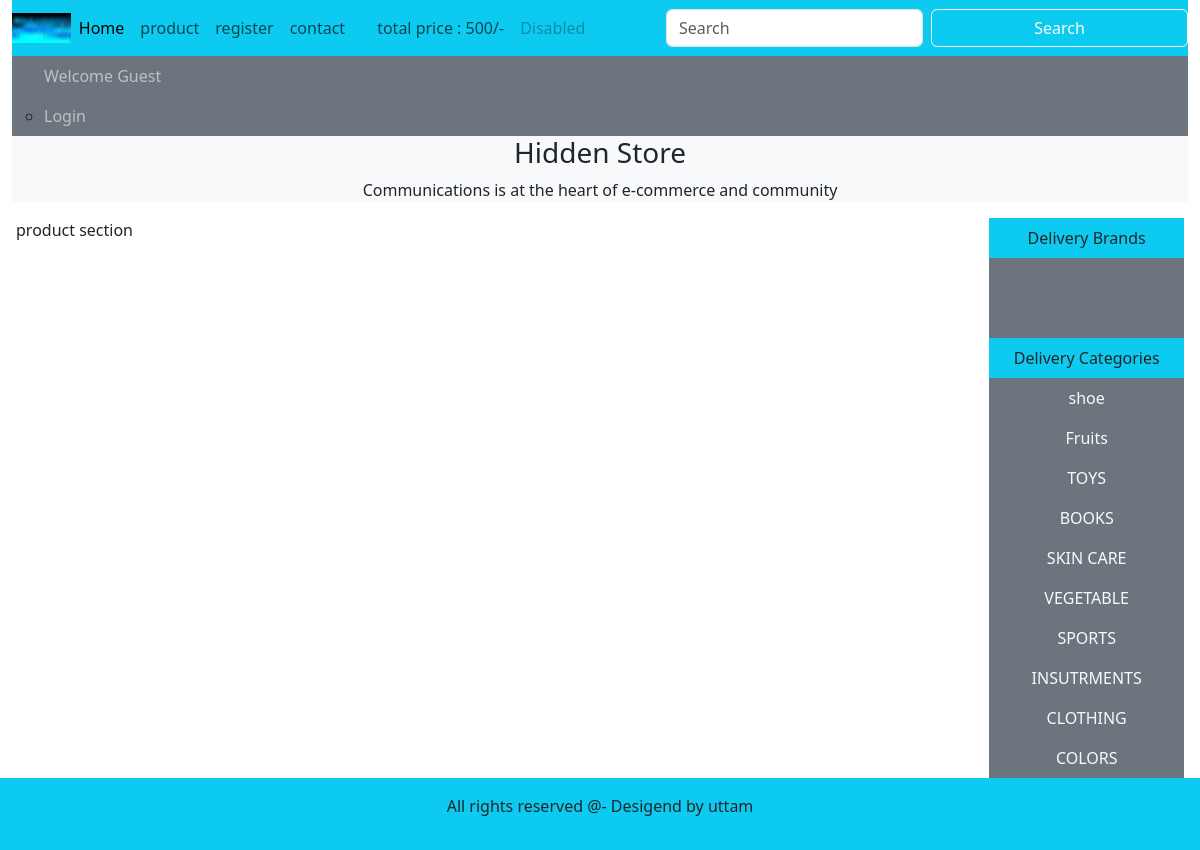
The page / on the database its author committed.
### tables this page shows
CREATE TABLE `categories` (
  `category_id` int(11) NOT NULL,
  `category_title` varchar(100) NOT NULL
);

### Admin_area/functions/common_function.php (the view, shortened to what this page needs)
<?php
include($_SERVER["DOCUMENT_ROOT"]."/Ecommerce/Admin_area/includes/connect.php");
function getbrands(){
     global $conn;
    $select_brands="Select * from `brands`";
$result_brands=mysqli_query($conn,$select_brands);
while($row_data=mysqli_fetch_assoc($result_brands)){
$brand_id= $row_data['brand_id'];
$brand_title=$row_data['brand_title'];
echo "<li class='nav-item'>
<a href='index.php?brands=$brand_id' class='nav-link text-light'>$brand_title</a>
</li>";
}
}
function getcategories(){
     global $conn;
     $select_categories="Select * from `categories`";
$result_categories=mysqli_query($conn,$select_categories);
while($row_data=mysqli_fetch_assoc($result_categories)){
$category_id= $row_data['category_id'];
$category_title=$row_data['category_title'];
echo "<li class='nav-item'>
<a href='index.php?category=$category_id' class='nav-link text-light'>$category_title</a>
</li>";
}
}
function total_cart_price(){
$total_price=500;
    echo $total_price;
}
?>

### index.php (shortened to what this page needs)
<?php
include($_SERVER["DOCUMENT_ROOT"]."/Ecommerce/Admin_area/includes/connect.php");
include($_SERVER["DOCUMENT_ROOT"]."/Ecommerce/Admin_area/functions/common_function.php");
?>
<!DOCTYPE html>
<html lang="en">
<head>
    <link rel="stylesheet" href="style/bootstrap.min.css">
  <link rel="stylesheet" href="https://cdnjs.cloudflare.com/ajax/libs/
  font-awesome/6.7.2/css/all.min.css">
  <link rel="stylesheet" href="style/style.css">
</head>
<body>
<div class="container-fluid">
<nav class="navbar navbar-expand-lg bg-info">
  <div class="container-fluid p-0">
  <img src="./images/logo.png" alt="" class="logo">
    <div class="collapse navbar-collapse" id="navbarSupportedContent">
      <ul class="navbar-nav me-auto mb-2 mb-lg-0">
        <li class="nav-item">
          <a class="nav-link active" aria-current="page" href="index.php">Home</a>
        </li>
        <li class="nav-item">
          <a class="nav-link" href="display_all.php">product</a>
        </li>
         <li class="nav-item">
          <a class="nav-link" href="#">register</a>
        </li>
         <li class="nav-item">
          <a class="nav-link" href="#">contact</a>
        </li>
         <li class="nav-item">
          <a class="nav-link" href="#"><i class="fa-solid fa-cart-shopping"></i>
      </a>
        </li>
        <li class="nav-item">
             <li class="nav-item">
          <a class="nav-link" href="#">total price : <?php total_cart_price();?>/-</a>
        </li>
          <a class="nav-link disabled" aria-disabled="true">Disabled</a>
      </ul>
      <form class="d-flex" action="search_product.php" method="get">
        <input class="form-control me-2" type="search"
         placeholder="Search" aria-label="Search" name="search_data">
        <input type="sumit" value="Search" class="btn
         btn-outline-light" name="search_data_product">
      </form>
    </div>
  </div>
</nav>
<nav class="navbar-navbar-expannd-lg navbar-dark bg-secondary">
  <ul class="navbar-nav me--auto">
    <ul class="nav-item">
    <?php
    if (isset($_SESSION['username'])) {
    echo '<a class="nav-link" href="#">Welcome ' . htmlspecialchars($_SESSION['username']) . '</a>';
} else {
    echo '<a class="nav-link" href="#">Welcome Guest</a>';
}
    ?>
<li class="nav-item">
  <?php
  if (isset($_SESSION['username'])) {
    echo '<a class="nav-link" href="./user_area/user_logout.php">Logout</a>';
} else {
    echo '<a class="nav-link" href="./user_area/user_login.php">Login</a>';
}
  ?>
    </ul>
  </ul>
</nav>
<div class="bg-light">
  <h3 class="text-center">Hidden Store</h3>
  <p class="text-center">Communications is at the heart of e-commerce and community</p>
</div>
<div class="row px-3">
    <div class="col md-10">
      <div class="row">
        <?php
            echo "product section";
          ?>
      </div>
      </div>
      <div class="col-md-2 bg-secondary p-0">
        <ul class="navbar-nav me-auto text-center">
          <li class="nav-item bg-info">
            <a href="#" class="nav-link text-center">Delivery Brands</a>
          </li>
            <?php
              getbrands();
              ?>
          </ul>
        <ul class="navbar-nav me-auto text-center">
          <li class="nav-item bg-info">
            <a href="#" class="nav-link text-center">Delivery Categories</a>
          </li>
            <?php
getcategories();
              ?>
          </ul>
</div>
  </div>
</div>
<?php include($_SERVER["DOCUMENT_ROOT"]."/Ecommerce/Admin_area/includes/footer.php");?>
</body>
</html>

### Admin_area/includes/footer.php
<div class="bg-info p-3 text-center">
    <p>All rights reserved @- Desigend by uttam</p>
</div>

### style/style.css (style rules this page uses)
* { margin:0; padding:0; box-sizing:border-box; }
.logo { height:7%; width:5%; }

### rows shown on the page
categories: category_title "shoe"
categories: category_title "Fruits"
categories: category_title "TOYS"
categories: category_title "BOOKS"
categories: category_title "SKIN CARE"
categories: category_title "VEGETABLE"
categories: category_title "SPORTS"
categories: category_title "INSUTRMENTS"
categories: category_title "CLOTHING"
categories: category_title "COLORS"

### other values the page prints
$total_price "500"
